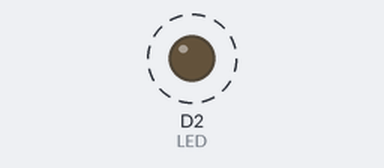
Bench run of a sketch on a simulated ESP8266 (NodeMCU). On the bench: output pins drawn as LEDs (lit = HIGH). Dashed ring = blinking. What the sketch prints to the serial monitor is not drawn.

Above: at 0.5 s.
Timing chart, 0 to 4.6 s (numbered marks = the images above):
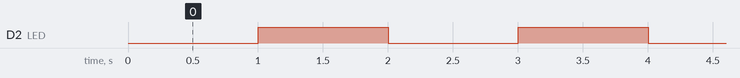

Measured:
- by itself, D2 (LED): alternates HIGH for 1.0 s and LOW for 1.0 s

The sketch:

LED_TEXT.ino
```cpp
//Text
#include <Wire.h>

#define LED  D2

void setup(){
    Serial.begin(9600);
    pinMode(LED,OUTPUT);
}

void loop(){
    Serial.print("0\n");
    digitalWrite(LED,LOW);
    delay(1000);
    Serial.print("1\n");
    digitalWrite(LED,HIGH);
    delay(1000);
}
```
